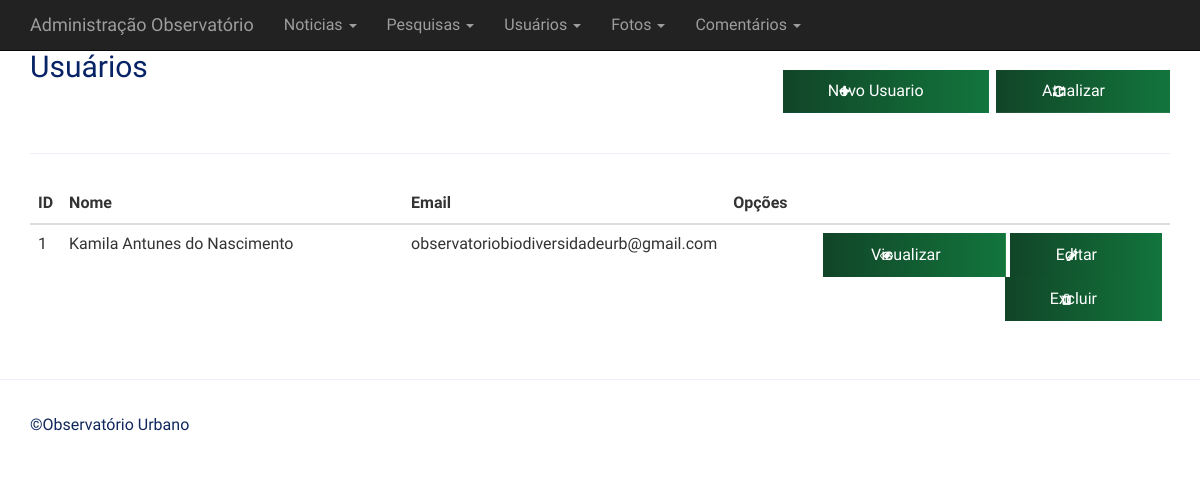
/adm/usuario/index.php, run on the app's committed database.
### tables this page shows
CREATE TABLE `usuario` (
  `id` int(11) NOT NULL COMMENT 'Chave da tabela',
  `nome` varchar(60) NOT NULL COMMENT 'Nome do usuário',
  `email` text NOT NULL COMMENT 'E-mail do usuário',
  `senha` text NOT NULL COMMENT 'Senha do usuário',
  `adm` tinyint(1) NOT NULL COMMENT 'Valida se o usuário é um administrador',
  `criacao` datetime NOT NULL COMMENT 'Data de Criação',
  `modificacao` datetime DEFAULT NULL COMMENT 'Data de modificação'
);

### adm/inc/database.php (called while the page is built, shortened)
<?php
function open_database() {
	try {
		$conn = new mysqli(DB_HOST, DB_USER, DB_PASSWORD, DB_NAME);
		return $conn;
	} catch (Exception $e) {
		echo $e->getMessage();
		return null;
	}
}
function find( $table = null, $id = null ) {
	$database = open_database();
	$found = null;
	try {
	  if ($id) {
	    $sql = "SELECT * FROM " . $table . " WHERE id = " . $id;
	    $result = $database->query($sql);
	    if ($result->num_rows > 0) {
	      $found = $result->fetch_assoc();
	    }
	  } else {
	    $sql = "SELECT * FROM " . $table;
	    $result = $database->query($sql);
	    if ($result->num_rows > 0) {
	      $found = $result->fetch_all(MYSQLI_ASSOC);
	    }
	  }
	} catch (Exception $e) {
	  $_SESSION['message'] = $e->GetMessage();
	  $_SESSION['type'] = 'danger';
  }
    return $found;
}

### adm/usuario/functions.php (called while the page is built, shortened)
<?php
function index() {
	$customers = find_all('usuario');
}
function find_all( $table ) {
	return find($table);
  }

### adm/usuario/index.php (the view, shortened to what this page needs)
<?php
    require_once('functions.php');
    index();
?>
<header>
	<div class="row">
		<div class="col-sm-6">
			<h2>Usuários</h2>
		</div>
		<div class="col-sm-6 text-right h2">
	    	<a class="btn btn-primary" href="add.php"><i class="fa fa-plus"></i> Novo Usuario</a>
	    	<a class="btn btn-default" href="index.php"><i class="fa fa-refresh"></i> Atualizar</a>
	    </div>
	</div>
</header>
<hr>
<table class="table table-hover">
<thead>
	<tr>
		<th>ID</th>
		<th width="30%">Nome</th>
		<th>Email</th>
		<th>Opções</th>
	</tr>
</thead>
<tbody>
<?php if ($customers) : ?>
<?php foreach ($customers as $customer) : ?>
	<tr>
		<td><?php echo $customer['id']; ?></td>
		<td><?php echo $customer['nome']; ?></td>
		<td><?php echo $customer['email']; ?></td>
		<td class="actions text-right">
			<a href="view.php?id=<?php echo $customer['id']; ?>" class="btn btn-sm btn-success"><i class="fa fa-eye"></i> Visualizar</a>
			<a href="edit.php?id=<?php echo $customer['id']; ?>" class="btn btn-sm btn-warning"><i class="fa fa-pencil"></i> Editar</a>
			<a href="#" class="btn btn-sm btn-danger" data-toggle="modal" data-target="#delete-modal" data-customer="<?php echo $customer['id']; ?>">
				<i class="fa fa-trash"></i> Excluir
			</a>
		</td>
	</tr>
<?php endforeach; ?>
<?php else : ?>
	<tr>
		<td colspan="6">Nenhum registro encontrado.</td>
	</tr>
<?php endif; ?>
</tbody>
</table>

### adm/inc/header.php (style rules this page uses)
body { padding-top: 50px; padding-bottom: 20px; }

### data on the page
usuario: id "1", nome "Kamila Antunes do Nascimento", email "observatoriobiodiversidadeurb@gmail.com"
